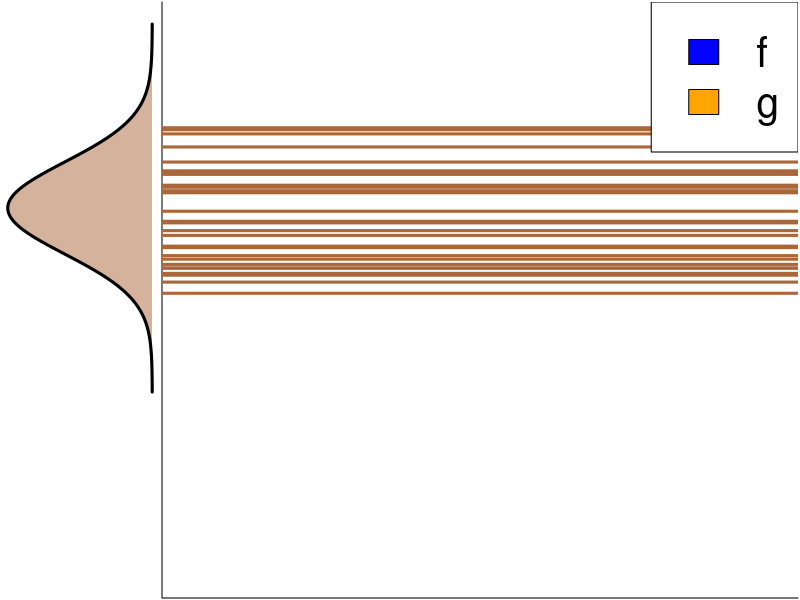
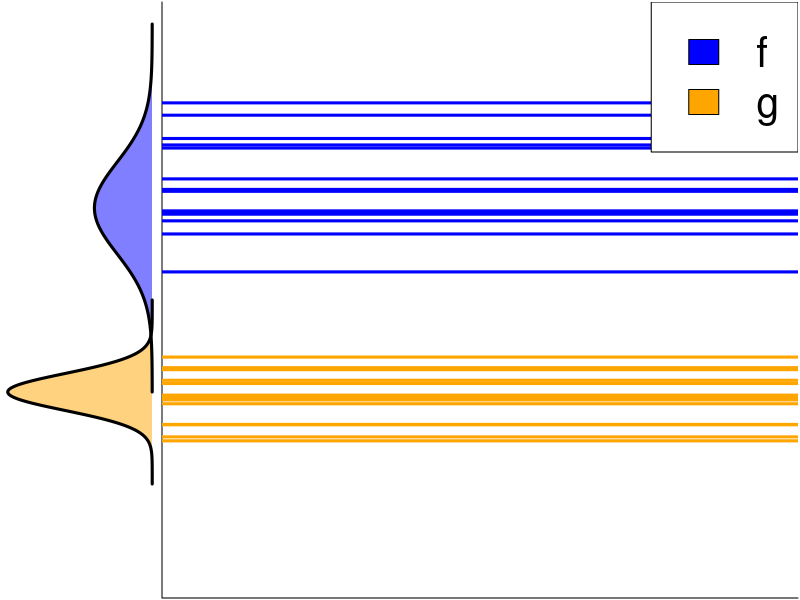
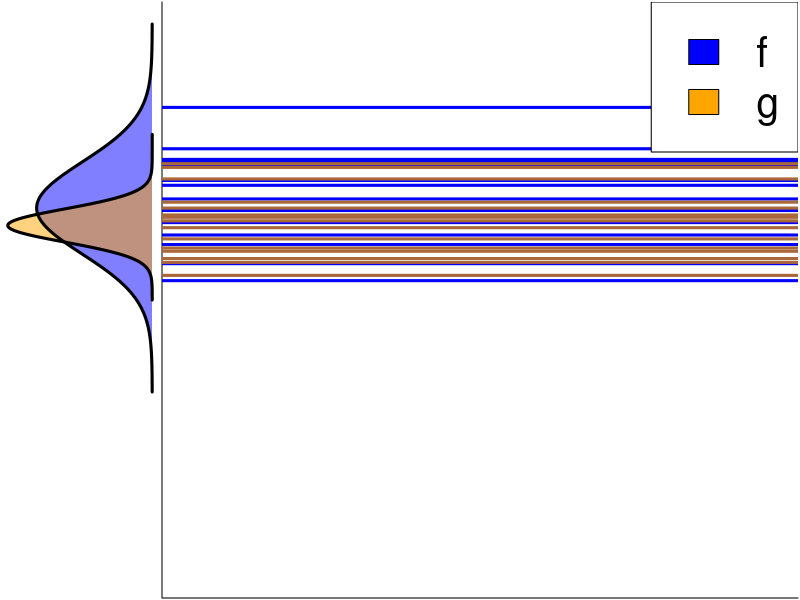
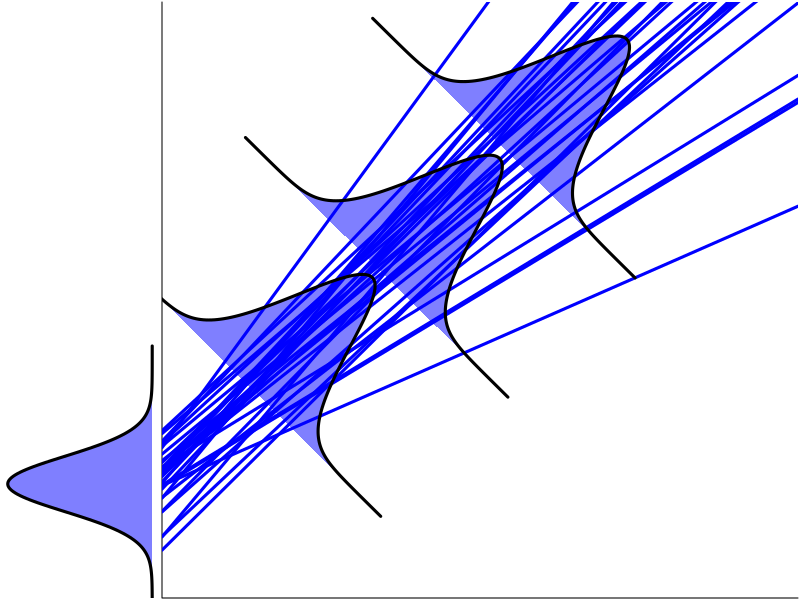
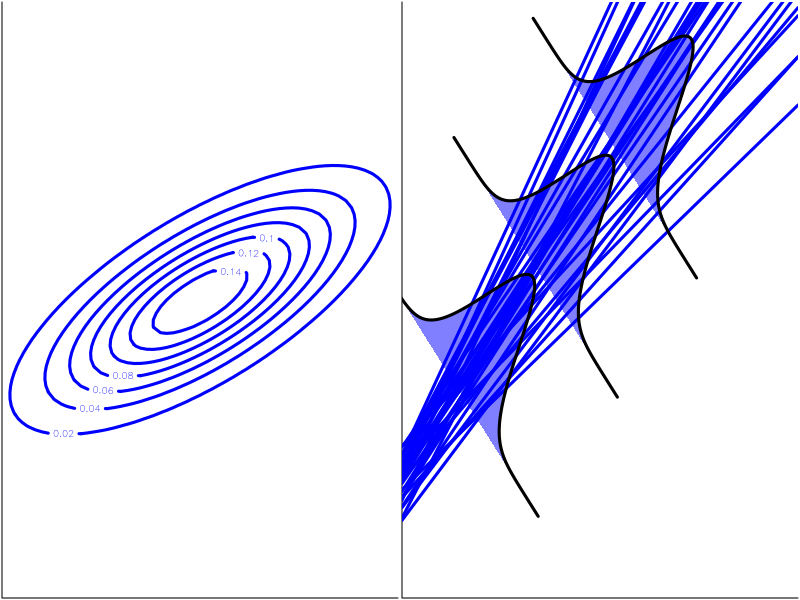
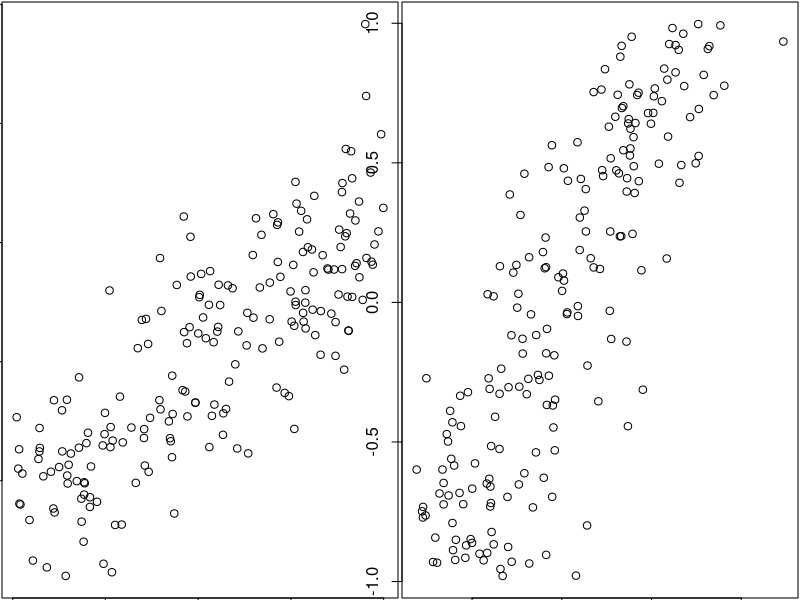
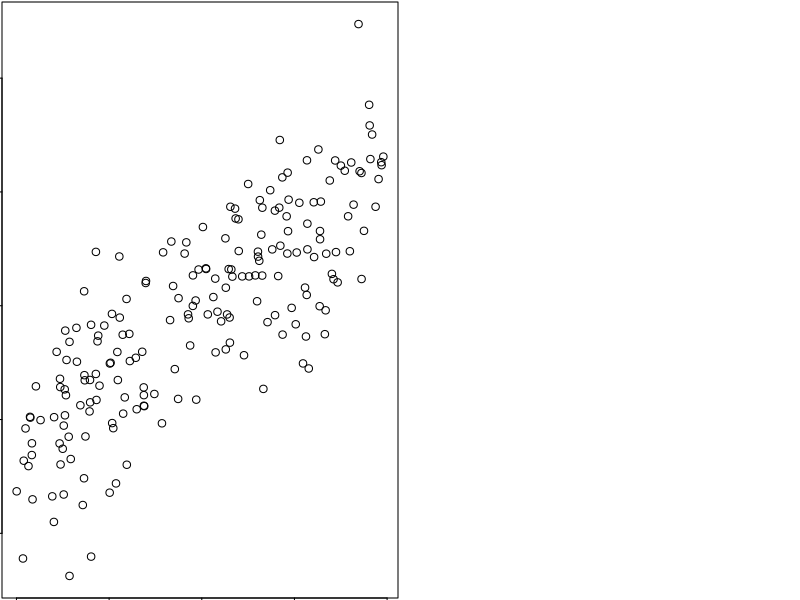

These charts were generated, in order, by the following R code:
## ---- chunk 1
zones=matrix(c(1,2), ncol=2, byrow=TRUE)
layout(zones, widths=c(1/5,4/5), heights=c(1/5,4/5))

val <- seq(-1, 3, length = 200)
marginal <- dnorm(val, mean = 1, sd = 0.5)

par(mar = c(0.1, 0.1, 0.1, 0.1))
plot(-marginal,val,
     type = "n",
     ylim = c(-3,3),
     axes = FALSE,
     xlab = "",
     ylab = "") 

polygon(x = c(-marginal,-marginal[1]),
        y = c(val, val[1]),
        col = rgb(170/255, 103/255, 57/255, 0.5),
        border = NA)

lines(-marginal,val, lwd = 3)

plot(0,0,
     type = "n",
     xlim = c(0,5),
     ylim = c(-3,3),
     bty="L",
     xaxt = "n",
     yaxt = "n",
     xlab = "",
     ylab = "",) 

set.seed(40)
abline(h = rnorm(30, mean = 1, sd = 0.5),
       lwd = 3,
       col = rgb(170/255, 103/255, 57/255))

legend("topright",
       legend = c("f", "g"),
       fill = c("blue", "orange"),
       cex = 2.5)
## ---- chunk 2
zones=matrix(c(1,2), ncol=2, byrow=TRUE)
layout(zones, widths=c(1/5,4/5), heights=c(1/5,4/5))

val1 <- seq(-1, 3, length = 200)
marginal1 <- dnorm(val1, mean = 1, sd = 0.5)

val2 <- seq(-2, 0, length = 200)
marginal2 <- dnorm(val2, mean = -1, sd = 0.2)

par(mar = c(0.1, 0.1, 0.1, 0.1))
plot(-marginal2,val2,
     type = "n",
     ylim = c(-3,3),
     axes = FALSE,
     xlab = "",
     ylab = "") 

polygon(x = c(-marginal1,-marginal1[1]),
        y = c(val1, val1[1]),
        col = rgb(0, 0, 1, 0.5),
        border = NA)

polygon(x = c(-marginal2,-marginal2[1]),
        y = c(val2, val2[1]),
        col = rgb(255/255, 165/255, 0, 0.5),
        border = NA)

lines(-marginal1,val1, lwd = 3)
lines(-marginal2,val2, lwd = 3)

plot(0,0,
     type = "n",
     xlim = c(0,5),
     ylim = c(-3,3),
     bty="L",
     xaxt = "n",
     yaxt = "n",
     xlab = "",
     ylab = "",) 

set.seed(42)
abline(h = rnorm(15, mean = 1, sd = 0.5),
       lwd = 3,
       col = "blue")

abline(h = rnorm(15, mean = -1, sd = 0.2),
       lwd = 3,
       col = "orange")

legend("topright",
       legend = c("f", "g"),
       fill = c("blue", "orange"),
       cex = 2.5)
## ---- chunk 3
zones=matrix(c(1,2), ncol=2, byrow=TRUE)
layout(zones, widths=c(1/5,4/5), heights=c(1/5,4/5))

val <- seq(-1, 3, length = 200)
marginal <- dnorm(val, mean = 1, sd = 0.5)

valIn <- seq(0, 1.8, length = 200)
marginalIn <- dnorm(val, mean = 0.8, sd = 0.4)

par(mar = c(0.1, 0.1, 0.1, 0.1))
plot(-marginalIn,valIn,
     type = "n",
     ylim = c(-3,3),
     axes = FALSE,
     xlab = "",
     ylab = "") 

polygon(x = c(-marginal,-marginal[1]),
        y = c(val, val[1]),
        col = rgb(0, 0, 1, 0.5),
        border = NA)

polygon(x = c(-marginalIn,-marginalIn[1]),
        y = c(valIn, valIn[1]),
        col = rgb(255/255, 165/255, 0, 0.5),
        border = NA)

lines(-marginal,val, lwd = 3)
lines(-marginalIn,valIn, lwd = 3)

plot(0,0,
     type = "n",
     xlim = c(0,5),
     ylim = c(-3,3),
     bty="L",
     xaxt = "n",
     yaxt = "n",
     xlab = "",
     ylab = "",) 

set.seed(41)
abline(h = rnorm(15, mean = 1, sd = 0.5),
       lwd = 3,
       col = "blue")

abline(h = rnorm(15, mean = 0.8, sd = 0.3),
       lwd = 3,
       col = rgb(170/255, 103/255, 57/255))

legend("topright",
       legend = c("f", "g"),
       fill = c("blue", "orange"),
       cex = 2.5)
## ---- chunk 4
zones=matrix(c(1,2), ncol=2, byrow=TRUE)
layout(zones, widths=c(1/5,4/5), heights=c(1/5,4/5))

val <- seq(-0.5, 2.5, length = 200)
marginal <- dnorm(val, mean = 1, sd = 0.3)

par(mar = c(0.1, 0.1, 0.1, 0.1))
plot(-marginal,val,
     type = "n",
     ylim = c(-3,3),
     axes = FALSE,
     xlab = "",
     ylab = "") 

polygon(x = c(-marginal,-marginal[1]),
        y = c(val, val[1]) - 3,
        col = rgb(0,0,1, 0.5),border = NA)

lines(-marginal,val - 3, lwd = 3)

plot(0,0,
     type = "n",
     xlim = c(0,5),
     ylim = c(0,5),
     bty="L",
     xaxt = "n",
     yaxt = "n",
     xlab = "",
     ylab = "",
     xaxs = "i",
     yaxs = "i") 

set.seed(42)
for(i in 1:30){
abline(a = rnorm(1, mean = 1, sd = 0.2),
       b = rnorm(1, mean = 1, sd = 0.2),
       lwd = 3,
       col = "blue")
}

val <- seq(-0.5, 2.5, length = 200)
marginal <- dnorm(val, mean = 1, sd = 0.3)
marginalRot <- spdep::Rotation(cbind(-marginal,val), angle = 3.9)

polygon(x = c(marginalRot[,1] + 0,marginalRot[1,1] + 0),
        y = c(marginalRot[,2] + 2.5, marginalRot[1,2] + 2.5),
        col = rgb(0,0,1, 0.5),border = NA)

lines(marginalRot[,1]+0, marginalRot[,2] + 2.5, lwd = 3)

polygon(x = c(marginalRot[,1] + 1.0,marginalRot[1,1] + 1.0),
        y = c(marginalRot[,2] + 3.5, marginalRot[1,2] + 3.5),
        col = rgb(0,0,1, 0.5),border = NA)

lines(marginalRot[,1]+1.0, marginalRot[,2] + 3.5, lwd = 3)
par(xpd = TRUE)
polygon(x = c(marginalRot[,1] + 2.0,marginalRot[1,1] + 2.0),
        y = c(marginalRot[,2] + 4.5, marginalRot[1,2] + 4.5),
        col = rgb(0,0,1, 0.5),border = NA)

lines(marginalRot[,1]+2.0, marginalRot[,2] + 4.5, lwd = 3)
par(xpd = FALSE)
## ---- chunk 5
zones=matrix(c(1,2), ncol=2, byrow=TRUE)
layout(zones, widths=c(4/5,4/5), heights=c(4/5,4/5))

library(mnormt)

#create bivariate normal distribution
x     <- seq(-3, 3, 0.1) 
y     <- seq(-3, 3, 0.1)
mu    <- c(0, 0)
sigma <- matrix(c(2, 1, 1, 1), nrow=2)
f     <- function(x, y) dmnorm(cbind(x, y), mu, sigma)
z     <- outer(x, y, f)

#create contour plot
contour(x, y, z, 
        asp =1, 
        las = 1, 
        col ="blue",
        lwd = 3,
        axes = TRUE,
        bty="L",
        xaxt = "n",
        yaxt = "n",
        xlab = "",
        ylab = "",
        xaxs = "i",
        yaxs = "i",
        cex.axis = 2.5)

#par(mar = c(10,5,0,0))
par(xpd = TRUE)
mtext("Slope", 1, cex = 3, line = 1.5)
mtext("Intercept", 2, cex = 3, line = 1.5)
par(xpd = FALSE)

plot(0,0,
     type = "n",
     xlim = c(0,5),
     ylim = c(0,5),
     bty="L",
     xaxt = "n",
     yaxt = "n",
     xlab = "",
     ylab = "",
     xaxs = "i",
     yaxs = "i") 

set.seed(41)

for(i in 1:30){
  abline(a = rnorm(1, mean = 1, sd = 0.2),
         b = rnorm(1, mean = 1, sd = 0.2),
         lwd = 3,
         col = "blue")
}

val <- seq(-0.5, 2.5, length = 200)
marginal <- dnorm(val, mean = 1, sd = 0.3)
marginalRot <- spdep::Rotation(cbind(-marginal,val), angle = 3.9)

polygon(x = c(marginalRot[,1] + 0,marginalRot[1,1] + 0),
        y = c(marginalRot[,2] + 2.5, marginalRot[1,2] + 2.5),
        col = rgb(0,0,1, 0.5),border = NA)

lines(marginalRot[,1]+0, marginalRot[,2] + 2.5, lwd = 3)

polygon(x = c(marginalRot[,1] + 1.0,marginalRot[1,1] + 1.0),
        y = c(marginalRot[,2] + 3.5, marginalRot[1,2] + 3.5),
        col = rgb(0,0,1, 0.5),border = NA)

lines(marginalRot[,1]+1.0, marginalRot[,2] + 3.5, lwd = 3)
par(xpd = TRUE)
polygon(x = c(marginalRot[,1] + 2.0,marginalRot[1,1] + 2.0),
        y = c(marginalRot[,2] + 4.5, marginalRot[1,2] + 4.5),
        col = rgb(0,0,1, 0.5),border = NA)

lines(marginalRot[,1]+2.0, marginalRot[,2] + 4.5, lwd = 3)
par(xpd = FALSE)
## ---- chunk 6
yintercept <- 4
slope <- 1.3
obs_error <- .5
x <- runif(200, min = -1, max = 1)
y_mean <- yintercept + slope * x
y_obs <- rnorm(200, mean = y_mean, sd = obs_error)
## ---- chunk 7
plot(y_obs ~ x)
## ---- chunk 8
#| output-location: column
yintercept <- 4
slope <- 1.3
obs_error <- .5
x <- runif(200, min = -1, max = 1)
y_mean <- yintercept + slope * x
y_obs <- rnorm(200, mean = y_mean, sd = obs_error)
plot(y_obs, x)
## ---- chunk 9
yintercept <- 4
slope <- 1.3
obs_error <- .5
x <- runif(200, min = -1, max = 1)
y_mean <- yintercept + slope * x
y_obs <- rnorm(200, mean = y_mean, sd = obs_error)
## ---- chunk 10
plot(y_obs ~ x)
